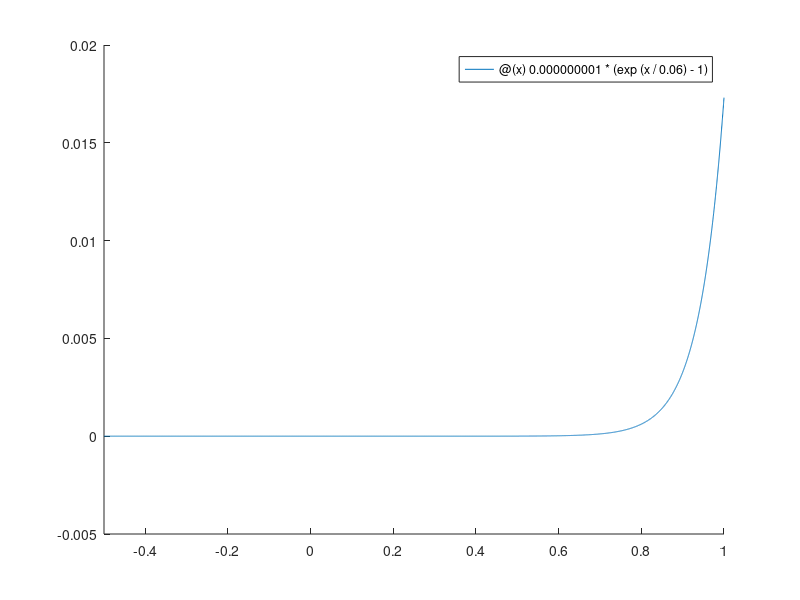

Reproduce this figure in MATLAB. (Note: this script raises an error after producing the figure.)
close all;

figure;

hold all;
h = fplot(@(x) 0.000000001*(exp(x/0.06)-1), [-0.5, 1]);
grid on;
set(h, 'LineWidth', 2);
set(h, 'Color', 'b');
xlabel('UF (V)', 'FontSize', 16);
ylabel('IF (A)', 'FontSize', 16);

set(gca, 'FontSize', 16);

title('Nichtlineare Funktion einer Diode', 'FontSize', 16);


saveas(gcf, '1N4841.png');